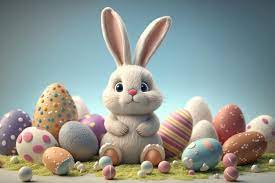
%> input picture lab 4 to/bunny.jpg, 275 x 183 px
$ octave MGP.m   (GNU Octave 9; MATLAB toolbox functions it lacks are replaced by stand-ins)
%> lines starting %> are read from the running program, lines starting %| are printed output that depends on the picture
clc, clear
n = 70;                              % valoarea de redimensionare a img.
A_bar = imread("bunny.jpg");         % citirea img
%> A_bar is the input picture: size 183x275x3 uint8; mean R, G, B 144.3, 150.9, 145.3
A_bar = rgb2gray(A_bar);             % convertire in alb-negru
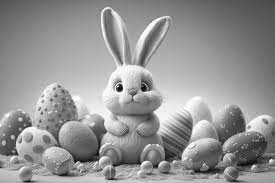
%> A_bar: size 183x275 uint8; min 1, max 255, mean 148.3
A_bar =im2double(A_bar);             % convertirea in valori double
%> A_bar: size 183x275 double
A_bar = imresize(A_bar,[n n]);       % redimensionarea  pozei
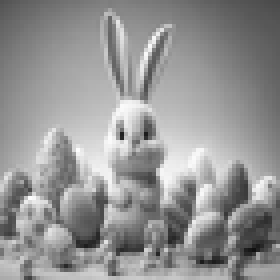
%> A_bar: size 70x70 double (shown 4 times larger); min 0.0632, max 0.997, mean 0.582
figure(1)
imshow(A_bar);                           % afisarea pozei initiale
title("Imaginea originala")

nrintraricunoscute=3000;             % setam un numar de intrari cunoscute
rPerm = randperm(n*n);                          %generarea random a indicilor pentru intrarile cunoscuti
omega = sort(rPerm(1 : nrintraricunoscute));    %intrarile care se cunosc
A = nan(n); A(omega) = A_bar(omega);
%> after `A(omega) = A_bar(omega)`:
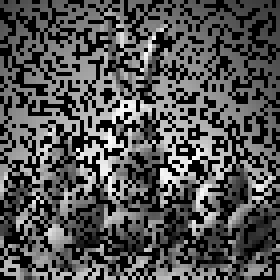
%> A: size 70x70 double (shown 4 times larger); 38.78% of the values are NaN or infinite; the others: min 0.0931, max 0.997, mean 0.579; drawn with min black, max white, NaN and infinite black
figure(2)
title("Imagine cu pixeli lipsa")
imshow(A)

epsilon=1e-3;
c=10;
Y_old=rand(n,n);
Y_old(omega)=A(omega);
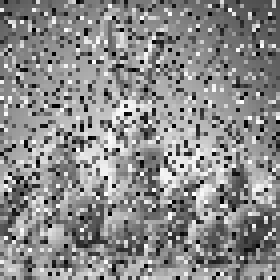
%> Y_old: size 70x70 double (shown 4 times larger); min 2.33e-05, max 0.998, mean 0.546
Y_new=zeros(n,n);

imax=1000000;
iter=0;
ER=1;
cond_stop = [];

while ER>=epsilon && iter<=imax
    cond_stop=[cond_stop,ER];
    Y_old=Y_new;
    [U,S,V]=svd(Y_old);
    alpha=c/(iter+1);
    Y_new=Y_old-alpha*U*V';
    Y_new(omega)=A(omega);
    ER=norm(Y_new-Y_old);
    iter=iter+1;
end
%> this loop made 8079 passes
%> ER on passes 1, 13, 14: 22.15, 0.885, 0.854
%> pass 2, `Y_old=Y_new;`:
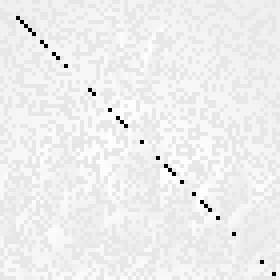
%> Y_old: size 70x70 double (shown 4 times larger); min -10, max 0.997, mean 0.293; drawn with min black and max white
%> after the loop, cond_stop = 8079 values, max 22.15 at index 2, min 0.00102 at index 7883, mean 0.0148; iter = 8079
figure(3)
imshow(Y_new)
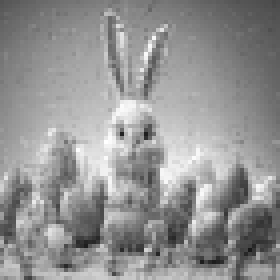
%> displayed picture: size 70x70, on the screen's scale of 0 to 255 (shown 4 times larger); min 24, max 255, mean 146.9
figure(4)
title("Metoda Gradient Proiectat");
xlabel("Iteratii");
ylabel("cond_stop");
set(gcf,'NumberTitle','off');
set(gcf,'Name','Evolutie criteriu de oprire');
semilogy(1:iter,cond_stop(1:iter),'b','LineWidth',2);
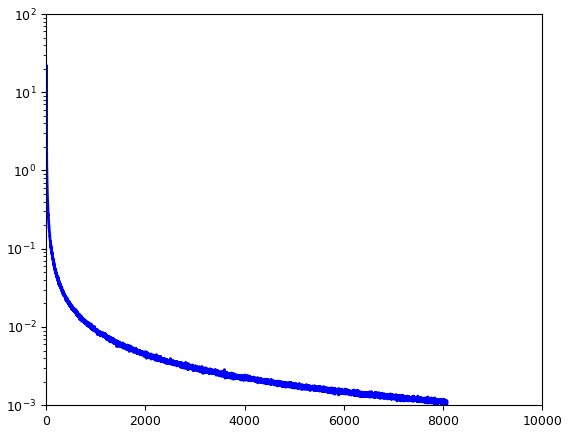
%> figure redrawn from the program's plot data; curve peaks at x = 2, y = 22.15
%hold off;
